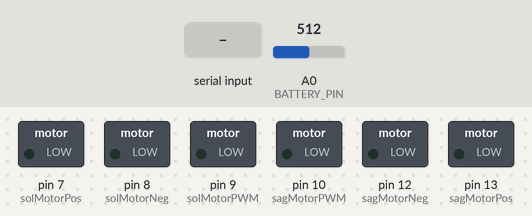
The sketch below on a simulated Arduino Uno, built with avr-gcc and run on an emulated ATmega328P. Parts: switched loads named in the sketch (green lamp = pin HIGH). The test bench sets the inputs (shaded band); at power-on: A0 (BATTERY_PIN) = 512. What the sketch prints to the serial monitor is not drawn.

Above: at 1.2 s.
1.3 s: "F90\n" received over the second serial link
At 1.6 s:
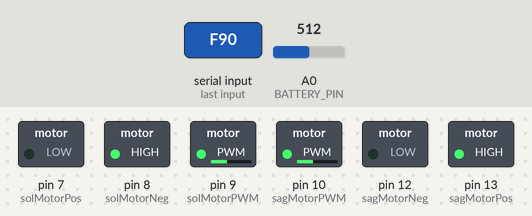
Timing chart, 0 to 4.6 s (numbered marks = the images above; inputs shaded):
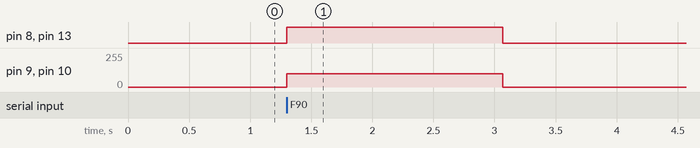

The sketch:

carduino.ino
```cpp
#include <SoftwareSerial.h>

char command;
int normalSpeed = 100;
int turningSpeed = 100;
String inputString = "";

// Batarya koruma bayrağı
bool batteryCutoffActive = false;

// SoftwareSerial için Bluetooth pinleri
#define BT_TX 4  // Arduino TX -> Bluetooth RX
#define BT_RX 5  // Arduino RX <- Bluetooth TX
SoftwareSerial bluetooth(BT_RX, BT_TX);

// Motor pinleri
#define solMotorPos 7
#define solMotorNeg 8
#define sagMotorPos 13
#define sagMotorNeg 12
#define solMotorPWM 9
#define sagMotorPWM 10

// Batarya ölçüm pin'i
#define BATTERY_PIN A0

// Voltaj bölücü oranı: R2 / (R1 + R2) = 10 / 25 = 0.4
// Eğer 12.5V sabit çıkıyorsa ve gerçek voltaj 7V ise:
// 7V / 12.5V = 0.56 (doğru oran)
#define DIVIDER_RATIO 0.56

// ADC referans voltajı
#define REF_VOLTAGE 5.0

// Batarya ölçüm zamanlayıcısı
unsigned long lastBatteryCheck = 0;
const unsigned long BATTERY_CHECK_INTERVAL = 3000; // 3 saniyede bir

// ------------------- CIRCULAR BUFFER -------------------
#define BUFFER_SIZE 64
char commandBuffer[BUFFER_SIZE];
int head = 0;
int tail = 0;
char lastCommand = '\0'; // Tekrar komutları önlemek için

bool isBufferEmpty() {
    return head == tail;
}

bool isBufferFull() {
    return ((head + 1) % BUFFER_SIZE) == tail;
}

void enqueueCommand(char cmd) {
    if (!isBufferFull()) {
        commandBuffer[head] = cmd;
        head = (head + 1) % BUFFER_SIZE;
    }
}

char dequeueCommand() {
    if (!isBufferEmpty()) {
        char cmd = commandBuffer[tail];
        tail = (tail + 1) % BUFFER_SIZE;
        return cmd;
    }
    return '\0';
}

void clearBuffer() {
    head = 0;
    tail = 0;
}
// --------------------------------------------------------

void setup() {
  Serial.begin(115200); // Debug için 115200 baud
  bluetooth.begin(9600); // HC-05 için 9600 baud

  pinMode(sagMotorPWM, OUTPUT);  // ENA (PWM)
  pinMode(sagMotorPos, OUTPUT);  // IN1
  pinMode(sagMotorNeg, OUTPUT);  // N2
  pinMode(solMotorPos, OUTPUT);  // IN3
  pinMode(solMotorNeg, OUTPUT);  // IN4
  pinMode(solMotorPWM, OUTPUT);  // ENB (PWM)

  Serial.println("Arduino başlatıldı - Bluetooth D4/D5");
}

void loop() {
  // Bluetooth'tan gelenleri buffer'a ekle
  while (bluetooth.available()) {
    char inChar = (char)bluetooth.read();
    if (inChar == '\n') {
      if (inputString.length() > 0) {
          char prefix = inputString.charAt(0);
          if (prefix == 'F' || prefix == 'B' || prefix == 'L' || prefix == 'R' || prefix == 'S') {
              enqueueCommand(prefix);
          } else if (prefix == 'N' || prefix == 'T') {
              parseCommand(inputString); // Speed komutları direkt işlenir
          }
          inputString = "";
      }
    } else {
      inputString += inChar;
    }
  }

  // Buffer'dan komut varsa işle
  if (!isBufferEmpty()) {
    char cmd = dequeueCommand();
    if (cmd != lastCommand) { // Aynı komutu tekrar etme
        executeMovement(cmd);
        lastCommand = cmd;
    }
  }

  // Batarya durumunu gönder
  sendBatteryStatus();
}

void parseCommand(String cmd) {
  if (cmd.length() == 0) return;

  char prefix = cmd.charAt(0);

  if (prefix == 'N') {
    int newSpeed = cmd.substring(1).toInt();
    if (newSpeed >= 0 && newSpeed <= 255) {
      normalSpeed = newSpeed;
    }
  }
  else if (prefix == 'T') {
    int newSpeed = cmd.substring(1).toInt();
    if (newSpeed >= 0 && newSpeed <= 255) {
      turningSpeed = newSpeed;
    }
  }
}

void executeMovement(char command) {
  // Batarya koruması aktifse motorları çalıştırma
  if (batteryCutoffActive && command != 'S') {
    return; // Sadece STOP komutuna izin ver
  }

  // Komutları işle
  switch (command) {
    case 'F': // İleri
      digitalWrite(sagMotorPos, HIGH);
      digitalWrite(sagMotorNeg, LOW);
      digitalWrite(solMotorPos, LOW);
      digitalWrite(solMotorNeg, HIGH);
      analogWrite(sagMotorPWM, normalSpeed);
      analogWrite(solMotorPWM, normalSpeed);
      break;

    case 'B': // Geri
      digitalWrite(sagMotorPos, LOW);
      digitalWrite(sagMotorNeg, HIGH);
      digitalWrite(solMotorPos, HIGH);
      digitalWrite(solMotorNeg, LOW);
      analogWrite(sagMotorPWM, normalSpeed);
      analogWrite(solMotorPWM, normalSpeed);
      break;

    case 'R': // Sağa
      digitalWrite(sagMotorPos, HIGH);
      digitalWrite(sagMotorNeg, LOW);
      digitalWrite(solMotorPos, HIGH);
      digitalWrite(solMotorNeg, LOW);
      analogWrite(sagMotorPWM, turningSpeed);
      analogWrite(solMotorPWM, turningSpeed);
      break;

    case 'L': // Sola
      digitalWrite(sagMotorPos, LOW);
      digitalWrite(sagMotorNeg, HIGH);
      digitalWrite(solMotorPos, LOW);
      digitalWrite(solMotorNeg, HIGH);
      analogWrite(sagMotorPWM, turningSpeed);
      analogWrite(solMotorPWM, turningSpeed);
      break;

    case 'S': // Dur
      clearBuffer();   //
      digitalWrite(sagMotorPos, LOW);
      digitalWrite(sagMotorNeg, LOW);
      digitalWrite(solMotorPos, LOW);
      digitalWrite(solMotorNeg, LOW);
      analogWrite(sagMotorPWM, 0);
      analogWrite(solMotorPWM, 0);
      lastCommand = '\0'; // STOP sonrası tekrar işleme hazır
      break;
  }
}

// ------------------- BATARYA ÖLÇÜM FONKSİYONLARI -------------------

// Önceki okumayı sakla için
float lastStableVoltage = 0.0;

float readBatteryVoltage() {
  float sum = 0;
  float minVal = 1023.0;
  float maxVal = 0.0;

  // Daha stabil ölçüm için 20 örnek al ve outlier'ları temizle
  for (int i = 0; i < 20; i++) {
    float reading = analogRead(BATTERY_PIN);
    sum += reading;
    if (reading < minVal) minVal = reading;
    if (reading > maxVal) maxVal = reading;
    delay(2);
  }

  // En düşük ve en yüksek değerleri çıkar (outlier temizliği)
  sum = sum - minVal - maxVal;
  float avg = sum / 18.0; // 18 örnek (20-2)

  // Arduino pin voltajı
  float voltage = avg * (REF_VOLTAGE / 1023.0);

  // DEBUG: Ham değerleri yazdır
  Serial.print("DEBUG - Ham ADC: ");
  Serial.print(avg);
  Serial.print(", Pin Voltajı: ");
  Serial.print(voltage, 3);
  Serial.print("V, DIVIDER_RATIO: ");
  Serial.print(DIVIDER_RATIO, 3);

  // Gerçek batarya voltajı
  float batteryVoltage = voltage / DIVIDER_RATIO;

  Serial.print(", Gerçek Batarya Voltajı: ");
  Serial.print(batteryVoltage, 3);
  Serial.println("V");

  // Low-pass filter geçici olarak devre dışı (debug için)
  // if (lastStableVoltage > 0.0) {
  //   float diff = abs(batteryVoltage - lastStableVoltage);
  //   if (diff > 0.3) { // 0.3V'den fazla değişim varsa yumuşat
  //     batteryVoltage = (lastStableVoltage * 0.7) + (batteryVoltage * 0.3);
  //   }
  // }

  lastStableVoltage = batteryVoltage;
  return batteryVoltage;
}

int getBatteryPercentage(float voltage) {
  // 2S Li-ion için (6.0V - 8.5V)

  if (voltage >= 8.5) return 100;
  if (voltage >= 8.0) return map(voltage * 100, 800, 850, 80, 100);
  if (voltage >= 7.4) return map(voltage * 100, 740, 800, 50, 80);
  if (voltage >= 6.8) return map(voltage * 100, 680, 740, 20, 50);
  if (voltage >= 6.0) return map(voltage * 100, 600, 680, 5, 20);

  return 0;
}

void checkBatteryCutoff(float voltage) {
  // Batarya koruma cutoff - 6.3V altında sistemi kapat
  if (voltage < 6.3 && !batteryCutoffActive) {
    bluetooth.println("LOW_BATTERY_CUTOFF");
    batteryCutoffActive = true;

    // Tüm motorları durdur
    digitalWrite(sagMotorPos, LOW);
    digitalWrite(sagMotorNeg, LOW);
    digitalWrite(solMotorPos, LOW);
    digitalWrite(solMotorNeg, LOW);
    analogWrite(sagMotorPWM, 0);
    analogWrite(solMotorPWM, 0);

    // Buffer'ı temizle ve komutları durdur
    head = 0;
    tail = 0;
    lastCommand = '\0';
  }
  // Batarya yükselirse korumayı kaldır (6.5V üstü)
  else if (voltage > 6.5 && batteryCutoffActive) {
    batteryCutoffActive = false;
    bluetooth.println("BATTERY_PROTECTION_RESET");
  }
}

void sendBatteryStatus() {
  // Her 3 saniyede bir batarya durumunu gönder (sadece komut akmıyorken)
  if (millis() - lastBatteryCheck >= BATTERY_CHECK_INTERVAL && isBufferEmpty()) {
    lastBatteryCheck = millis();

    float voltage = readBatteryVoltage();
    int percentage = getBatteryPercentage(voltage);

    // Batarya korumasını kontrol et
    checkBatteryCutoff(voltage);

    // Qt uygulamasına batarya bilgisini gönder
    bluetooth.print("VOLT:");
    bluetooth.print(voltage, 2);
    bluetooth.print("V|BATT:");
    bluetooth.print(percentage);
    bluetooth.println("%");
  }
}
```

Measured:
- after the input at 1.3 s, pin 8 (solMotorNeg), pin 13 (sagMotorPos): LOW → HIGH at once, → LOW 1.8 s later; pin 9 (solMotorPWM), pin 10 (sagMotorPWM): 0/255 → 100/255 at once, → 0/255 1.8 s later
